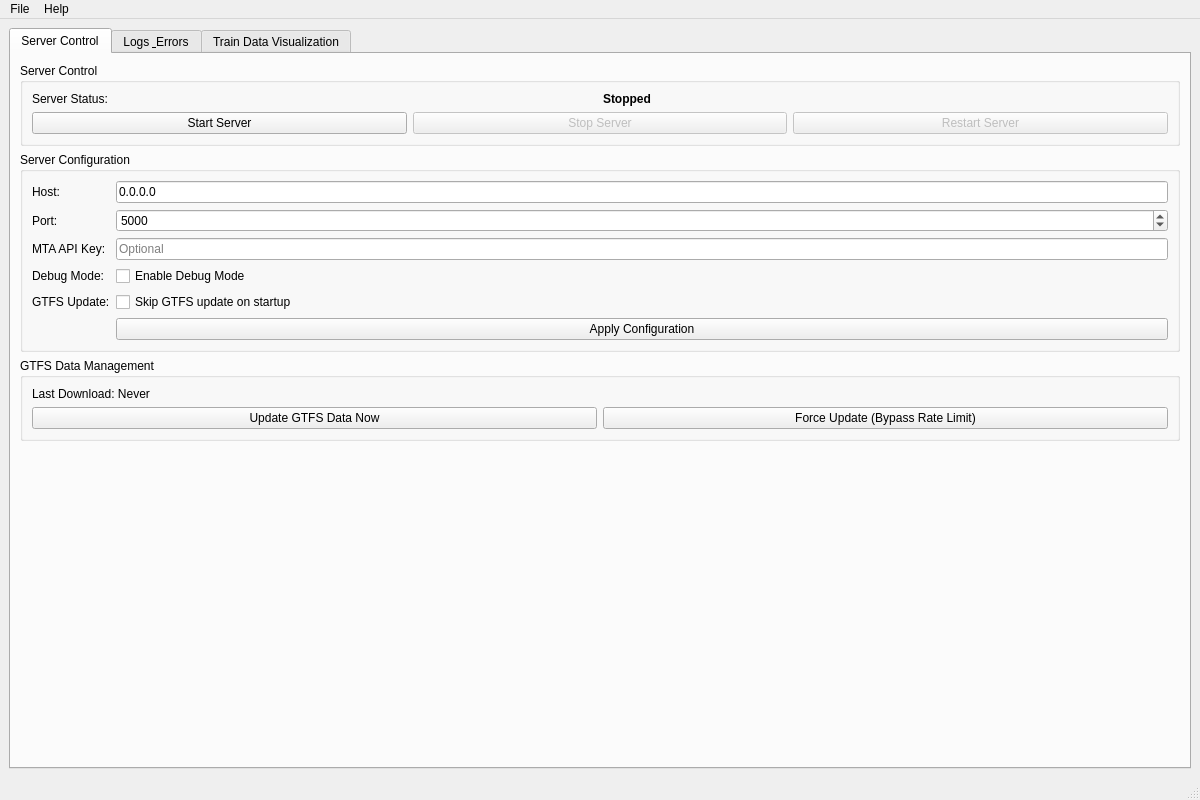
<?xml version="1.0" encoding="UTF-8"?>
<ui version="4.0">
 <class>MainWindow</class>
 <widget class="QMainWindow" name="MainWindow">
  <property name="geometry">
   <rect>
    <x>0</x>
    <y>0</y>
    <width>1200</width>
    <height>800</height>
   </rect>
  </property>
  <property name="windowTitle">
   <string>MNR Real-Time Service Manager</string>
  </property>
  <widget class="QWidget" name="centralwidget">
   <layout class="QVBoxLayout" name="verticalLayout">
    <item>
     <widget class="QTabWidget" name="tabWidget">
      <property name="currentIndex">
       <number>0</number>
      </property>
      <widget class="QWidget" name="serverTab">
       <attribute name="title">
        <string>Server Control</string>
       </attribute>
       <layout class="QVBoxLayout" name="verticalLayout_2">
        <item>
         <widget class="QGroupBox" name="serverControlGroup">
          <property name="title">
           <string>Server Control</string>
          </property>
          <layout class="QGridLayout" name="gridLayout">
           <item row="0" column="0">
            <widget class="QLabel" name="serverStatusLabel">
             <property name="text">
              <string>Server Status:</string>
             </property>
            </widget>
           </item>
           <item row="0" column="1">
            <widget class="QLabel" name="serverStatusValue">
             <property name="text">
              <string>Stopped</string>
             </property>
             <property name="styleSheet">
              <string notr="true">font-weight: bold;</string>
             </property>
            </widget>
           </item>
           <item row="1" column="0" colspan="2">
            <layout class="QHBoxLayout" name="horizontalLayout">
             <item>
              <widget class="QPushButton" name="startButton">
               <property name="text">
                <string>Start Server</string>
               </property>
              </widget>
             </item>
             <item>
              <widget class="QPushButton" name="stopButton">
               <property name="text">
                <string>Stop Server</string>
               </property>
               <property name="enabled">
                <bool>false</bool>
               </property>
              </widget>
             </item>
             <item>
              <widget class="QPushButton" name="restartButton">
               <property name="text">
                <string>Restart Server</string>
               </property>
               <property name="enabled">
                <bool>false</bool>
               </property>
              </widget>
             </item>
            </layout>
           </item>
          </layout>
         </widget>
        </item>
        <item>
         <widget class="QGroupBox" name="configGroup">
          <property name="title">
           <string>Server Configuration</string>
          </property>
          <layout class="QFormLayout" name="formLayout">
           <item row="0" column="0">
            <widget class="QLabel" name="hostLabel">
             <property name="text">
              <string>Host:</string>
             </property>
            </widget>
           </item>
           <item row="0" column="1">
            <widget class="QLineEdit" name="hostEdit">
             <property name="text">
              <string>0.0.0.0</string>
             </property>
            </widget>
           </item>
           <item row="1" column="0">
            <widget class="QLabel" name="portLabel">
             <property name="text">
              <string>Port:</string>
             </property>
            </widget>
           </item>
           <item row="1" column="1">
            <widget class="QSpinBox" name="portSpinBox">
             <property name="minimum">
              <number>1024</number>
             </property>
             <property name="maximum">
              <number>65535</number>
             </property>
             <property name="value">
              <number>5000</number>
             </property>
            </widget>
           </item>
           <item row="2" column="0">
            <widget class="QLabel" name="apiKeyLabel">
             <property name="text">
              <string>MTA API Key:</string>
             </property>
            </widget>
           </item>
           <item row="2" column="1">
            <widget class="QLineEdit" name="apiKeyEdit">
             <property name="echoMode">
              <enum>QLineEdit::Password</enum>
             </property>
             <property name="placeholderText">
              <string>Optional</string>
             </property>
            </widget>
           </item>
           <item row="3" column="0">
            <widget class="QLabel" name="debugLabel">
             <property name="text">
              <string>Debug Mode:</string>
             </property>
            </widget>
           </item>
           <item row="3" column="1">
            <widget class="QCheckBox" name="debugCheckBox">
             <property name="text">
              <string>Enable Debug Mode</string>
             </property>
            </widget>
           </item>
           <item row="4" column="0">
            <widget class="QLabel" name="skipGtfsLabel">
             <property name="text">
              <string>GTFS Update:</string>
             </property>
            </widget>
           </item>
           <item row="4" column="1">
            <widget class="QCheckBox" name="skipGtfsCheckBox">
             <property name="text">
              <string>Skip GTFS update on startup</string>
             </property>
            </widget>
           </item>
           <item row="5" column="1">
            <widget class="QPushButton" name="applyConfigButton">
             <property name="text">
              <string>Apply Configuration</string>
             </property>
            </widget>
           </item>
          </layout>
         </widget>
        </item>
        <item>
         <widget class="QGroupBox" name="gtfsGroup">
          <property name="title">
           <string>GTFS Data Management</string>
          </property>
          <layout class="QVBoxLayout" name="verticalLayout_4">
           <item>
            <widget class="QLabel" name="gtfsInfoLabel">
             <property name="text">
              <string>Last Download: Never</string>
             </property>
            </widget>
           </item>
           <item>
            <layout class="QHBoxLayout" name="horizontalLayout_3">
             <item>
              <widget class="QPushButton" name="updateGtfsButton">
               <property name="text">
                <string>Update GTFS Data Now</string>
               </property>
              </widget>
             </item>
             <item>
              <widget class="QPushButton" name="forceUpdateGtfsButton">
               <property name="text">
                <string>Force Update (Bypass Rate Limit)</string>
               </property>
              </widget>
             </item>
            </layout>
           </item>
          </layout>
         </widget>
        </item>
        <item>
         <spacer name="verticalSpacer">
          <property name="orientation">
           <enum>Qt::Vertical</enum>
          </property>
          <property name="sizeHint" stdset="0">
           <size>
            <width>20</width>
            <height>40</height>
           </size>
          </property>
         </spacer>
        </item>
       </layout>
      </widget>
      <widget class="QWidget" name="logsTab">
       <attribute name="title">
        <string>Logs &amp; Errors</string>
       </attribute>
       <layout class="QVBoxLayout" name="verticalLayout_3">
        <item>
         <layout class="QHBoxLayout" name="horizontalLayout_2">
          <item>
           <widget class="QPushButton" name="clearLogsButton">
            <property name="text">
             <string>Clear Logs</string>
            </property>
           </widget>
          </item>
          <item>
           <widget class="QPushButton" name="saveLogsButton">
            <property name="text">
             <string>Save Logs</string>
            </property>
           </widget>
          </item>
          <item>
           <spacer name="horizontalSpacer">
            <property name="orientation">
             <enum>Qt::Horizontal</enum>
            </property>
            <property name="sizeHint" stdset="0">
             <size>
              <width>40</width>
              <height>20</height>
             </size>
            </property>
           </spacer>
          </item>
          <item>
           <widget class="QCheckBox" name="autoScrollCheckBox">
            <property name="text">
             <string>Auto-scroll</string>
            </property>
            <property name="checked">
             <bool>true</bool>
            </property>
           </widget>
          </item>
         </layout>
        </item>
        <item>
         <widget class="QTextEdit" name="logsTextEdit">
          <property name="readOnly">
           <bool>true</bool>
          </property>
          <property name="placeholderText">
           <string>Server logs and errors will appear here...</string>
          </property>
         </widget>
        </item>
       </layout>
      </widget>
      <widget class="QWidget" name="dataTab">
       <attribute name="title">
        <string>Train Data Visualization</string>
       </attribute>
       <layout class="QVBoxLayout" name="verticalLayout_5">
        <item>
         <layout class="QHBoxLayout" name="horizontalLayout_4">
          <item>
           <widget class="QLabel" name="limitLabel">
            <property name="text">
             <string>Train Limit:</string>
            </property>
           </widget>
          </item>
          <item>
           <widget class="QSpinBox" name="trainLimitSpinBox">
            <property name="minimum">
             <number>1</number>
            </property>
            <property name="maximum">
             <number>100</number>
            </property>
            <property name="value">
             <number>20</number>
            </property>
           </widget>
          </item>
          <item>
           <widget class="QPushButton" name="refreshDataButton">
            <property name="text">
             <string>Refresh Train Data</string>
            </property>
           </widget>
          </item>
          <item>
           <spacer name="horizontalSpacer_2">
            <property name="orientation">
             <enum>Qt::Horizontal</enum>
            </property>
            <property name="sizeHint" stdset="0">
             <size>
              <width>40</width>
              <height>20</height>
             </size>
            </property>
           </spacer>
          </item>
          <item>
           <widget class="QCheckBox" name="autoRefreshCheckBox">
            <property name="text">
             <string>Auto-refresh (30s)</string>
            </property>
           </widget>
          </item>
         </layout>
        </item>
        <item>
         <widget class="QLabel" name="dataStatusLabel">
          <property name="text">
           <string>Last updated: Never</string>
          </property>
         </widget>
        </item>
        <item>
         <widget class="QTableWidget" name="trainTableWidget">
          <property name="editTriggers">
           <set>QAbstractItemView::NoEditTriggers</set>
          </property>
          <property name="alternatingRowColors">
           <bool>true</bool>
          </property>
          <property name="selectionBehavior">
           <enum>QAbstractItemView::SelectRows</enum>
          </property>
          <property name="sortingEnabled">
           <bool>true</bool>
          </property>
          <column>
           <property name="text">
            <string>Trip ID</string>
           </property>
          </column>
          <column>
           <property name="text">
            <string>Route</string>
           </property>
          </column>
          <column>
           <property name="text">
            <string>Current Stop</string>
           </property>
          </column>
          <column>
           <property name="text">
            <string>Next Stop</string>
           </property>
          </column>
          <column>
           <property name="text">
            <string>ETA</string>
           </property>
          </column>
          <column>
           <property name="text">
            <string>Track</string>
           </property>
          </column>
          <column>
           <property name="text">
            <string>Status</string>
           </property>
          </column>
         </widget>
        </item>
       </layout>
      </widget>
     </widget>
    </item>
   </layout>
  </widget>
  <widget class="QMenuBar" name="menubar">
   <property name="geometry">
    <rect>
     <x>0</x>
     <y>0</y>
     <width>1200</width>
     <height>22</height>
    </rect>
   </property>
   <widget class="QMenu" name="menuFile">
    <property name="title">
     <string>File</string>
    </property>
    <addaction name="actionExit"/>
   </widget>
   <widget class="QMenu" name="menuHelp">
    <property name="title">
     <string>Help</string>
    </property>
    <addaction name="actionAbout"/>
   </widget>
   <addaction name="menuFile"/>
   <addaction name="menuHelp"/>
  </widget>
  <widget class="QStatusBar" name="statusbar"/>
  <action name="actionExit">
   <property name="text">
    <string>Exit</string>
   </property>
  </action>
  <action name="actionAbout">
   <property name="text">
    <string>About</string>
   </property>
  </action>
 </widget>
 <resources/>
 <connections/>
</ui>
